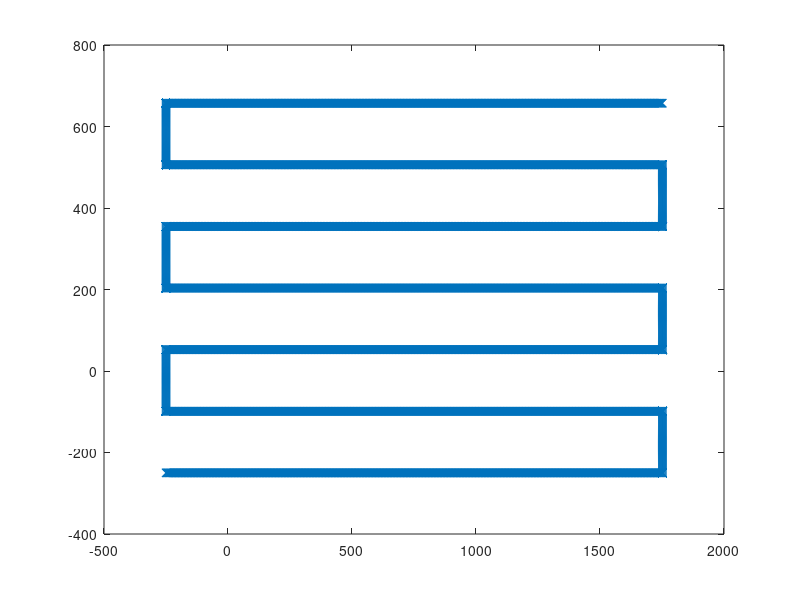
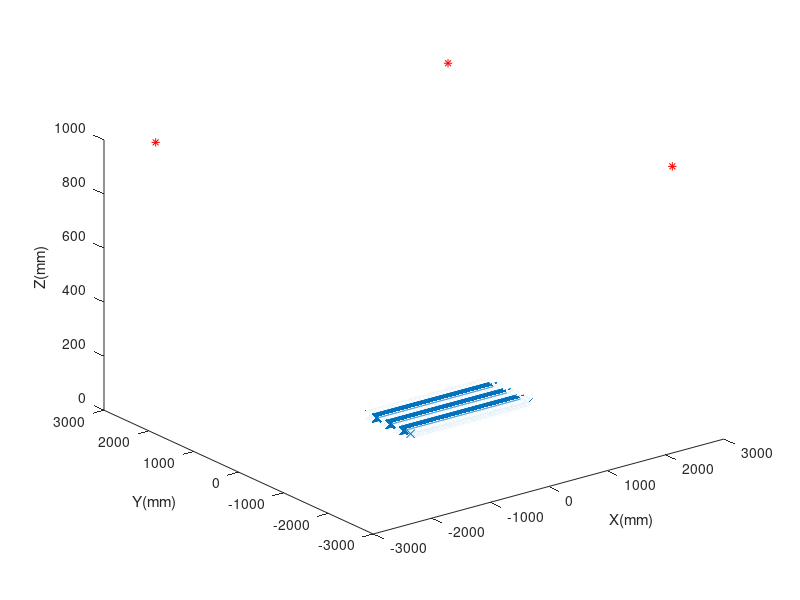
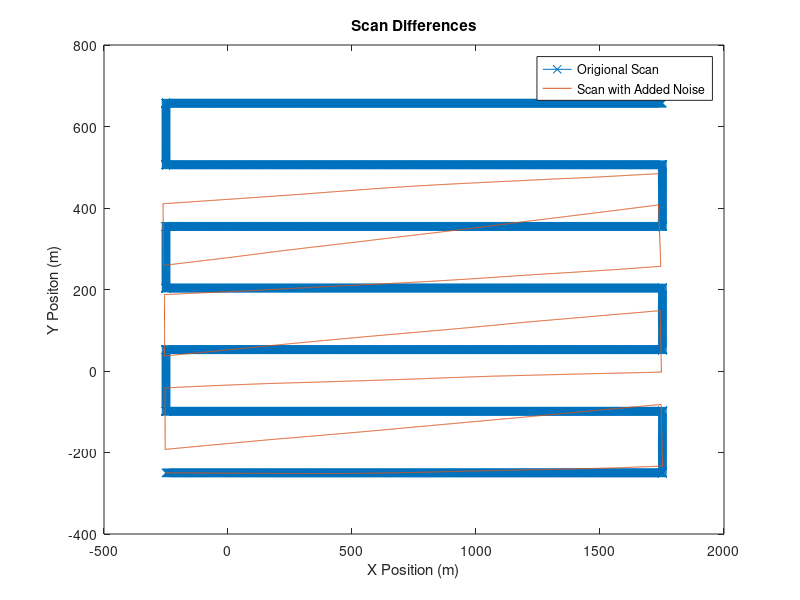
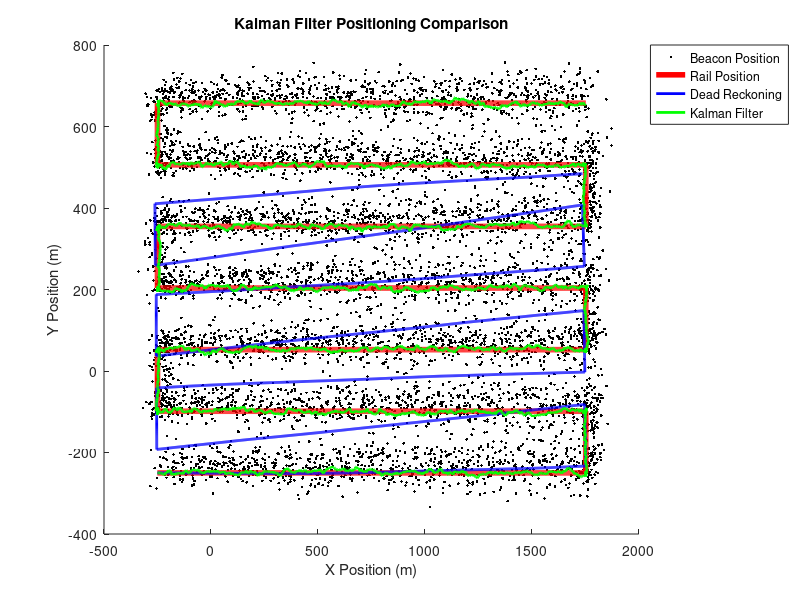

These figures' MATLAB source, in order:
clear ;
close all;
clc;

%%components

vMax = 24;
x_0 = -250;
y_0 = -250;
theta_0 = 0;
L = 115;
r = 12;
C = 2*pi*r;
x = x_0;
y = y_0;
theta = theta_0;
t = 0;
phiDot_1 = vMax;
phiDot_r = vMax;
fEnc = 10; %Hz
dtEnc = 1/fEnc; %encoder timestep
encVar = 0.1;

%beacon components
b1 = [2500, 2500, 1000];
b2 = [-2500, 2500, 1000];
b3 = [2500, -2500, 1000];
varBea = 1000;
rBeacons = 5000;
x_dot = @(vr, v1) (vr./2 + v1./2)* dtEnc;
y_dot = @(vr, v1) (vr./2 + v1./2)* dtEnc;
theta_dot = @(vr, v1) (1/L)*(vr-v1)* dtEnc;

%wheel speeds and plot ideal loc
count = 1;
x_pos(count, :) = x;
y_pos(count, :) = y;
theta_pos(count, :) = 0;



for ii = 1:7

x_0 = x;
y_0 = y;
theta_0 = 0;
passcount = count;
if ii < 7
if mod(ii,2) == 1

while abs(x-x_0)<2000
    count = count + 1;
    x = x + x_dot(phiDot_1, phiDot_r);
    x_pos(count,:) = x;
    wheel_speeds(count,:) = [phiDot_1 phiDot_r];
    y_pos(count,:) = y;
    theta_pos(count,:) = theta;
end

while theta - theta_0 < pi/2
count = count + 1;
theta = theta + theta_dot(vMax, -vMax);
theta_pos(count,:) = theta;
wheel_speeds(count,:) =[vMax -vMax];
x_pos(count,:) = x;
y_pos(count,:) = y;
end 

while (y-y_0)<150

    count = count+1;
     y = y + y_dot(vMax, vMax);
    y_pos(count,:) = y;
    wheel_speeds(count,:) = [vMax vMax];
    x_pos(count,:) = x;
    theta_pos(count,:) = theta;

end 

while theta - theta_0 < pi
count = count + 1;
theta = theta + theta_dot(vMax, -vMax);
theta_pos(count,:) = theta;
wheel_speeds(count,:) = [vMax -vMax];
x_pos(count,:) = x;
y_pos(count,:) = y;

end

else 

    while abs(x-x_0)<2000
    count = count + 1;
    x = x - x_dot(vMax, vMax);
    x_pos(count,:) = x;
    wheel_speeds(count,:) = [vMax vMax];
    y_pos(count,:) = y;
    theta_pos(count,:) = theta;

    end

while theta - theta_0 > pi/2
    count = count + 1;
theta = theta + theta_dot(-vMax, vMax);
theta_pos(count,:) = theta;
wheel_speeds(count,:) = [-vMax vMax];
x_pos(count,:) = x;
y_pos(count,:) = y;
end

while (y-y_0)<150

    count = count+1;
    y = y + y_dot(vMax, vMax);
    y_pos(count,:) = y;
    wheel_speeds(count,:) = [vMax vMax];
    x_pos(count,:) = x;
    theta_pos(count,:) = theta;
end

while theta - theta_0 > 0
    count = count + 1;
theta = theta + theta_dot(-vMax, vMax);
theta_pos(count,:) = theta;
wheel_speeds(count,:) = [-vMax vMax];
x_pos(count,:) = x;
y_pos(count,:) = y;

end
end

if ii == 7
end

else 

 while abs(x-x_0) < 2000

     count = count + 1;
    x = x + x_dot(phiDot_1, phiDot_r);
    x_pos(count,:) = x;
    wheel_speeds(count,:) = [phiDot_1 phiDot_r];
    y_pos(count,:) = y;
    theta_pos(count,:) = theta;

 end
end
end

pose_rail = [x_pos y_pos zeros(length(x_pos),1) theta_pos];

figure(1);
plot(x_pos, y_pos,'-x');


figure(2);
view(3);
hold on;
plot3(x_pos, y_pos, zeros(length(x_pos),1),'-x');
plot3(b1(1), b1(2), b1(3),'*r');
plot3(b2(1), b2(2), b2(3),'*r');
plot3(b3(1), b3(2), b3(3),'*r');
hold off;

xlabel('X(mm)');
ylabel('Y(mm)');
zlabel('Z(mm)');

%figure(3);
%subplot(1,2,1);
%plot(wheel_speeds(:,1));
%subplot(1,2,2);
%plot(wheel_speeds(:,2));

%% add spatial noise

enc_noise = @(encVar)sqrt(encVar)*randn(1);
x_dot = @(vr, v1,theta) (vr/2 + v1/2)*cos(theta) * dtEnc;
y_dot = @(vr, v1,theta) (vr/2 + v1/2)*sin(theta) * dtEnc;
theta_dot = @(vr, v1) (1/L)*(vr-v1)* dtEnc;

%% get speed errors 
for i = 1:length(wheel_speeds)
    encError(i,1) = enc_noise(encVar);
end
for i = 1:length(wheel_speeds)
    encError(i,2) = enc_noise(encVar);
end


%% new wheel speeds 

lw_e = wheel_speeds(:,2) + encError(:,2);
rw_e = wheel_speeds(:,1) + encError(:,1);


%% reinitialise 

xt = -250;
yt = -250;
theta = 0;

%figure(3)
for ii = 1:length(lw_e)

    pose_noise(ii,1:4) = [xt, yt, 0, theta];

    xt = pose_noise(ii,1) + x_dot(rw_e(ii), lw_e(ii), pose_noise(ii,4));
    yt = pose_noise(ii,2) + y_dot(rw_e(ii), lw_e(ii), pose_noise(ii,4));
    theta = pose_noise(ii,4) + theta_dot(rw_e(ii), lw_e(ii));

end

figure;
plot(x_pos, y_pos,'-x');
hold on;
plot(pose_noise(:,1), pose_noise(:,2));
title('Scan Differences');
xlabel('X Position (m)');
ylabel('Y Positon (m)');
legend('Origional Scan', 'Scan with Added Noise');

%% EKF

%from lecturinos

bea_dist_fun = @(x, y, z, b,varBea) sqrt((x - b(1)).^2 + (y - b(2)).^2 + (z - b(3)).^2) + sqrt(varBea)*randn(length(x),1);

dist_b1 = bea_dist_fun(pose_rail(:,1), pose_rail(:,2), pose_rail(:,3),b1,0);
dist_b2 = bea_dist_fun(pose_rail(:,1), pose_rail(:,2), pose_rail(:,3),b2,0);
dist_b3 = bea_dist_fun(pose_rail(:,1), pose_rail(:,2), pose_rail(:,3),b3,0);

dist_b1_noise = bea_dist_fun(pose_rail(:,1), pose_rail(:,2), pose_rail(:,3),b1,varBea);
dist_b2_noise = bea_dist_fun(pose_rail(:,1), pose_rail(:,2), pose_rail(:,3),b2,varBea);
dist_b3_noise = bea_dist_fun(pose_rail(:,1), pose_rail(:,2), pose_rail(:,3),b3,varBea);

posBeacons = [];

R = [varBea 0 0
    0 varBea 0
    0 0 varBea];


V = diag([1 1 1]);


Q = [encVar 0
    0 encVar];

P_ini = zeros(4,4);
P = P_ini;
X_kal = zeros(length(x_pos), 4);


%initial guess of state 

X_hat_prev = pose_rail(1,:);

for i = 1:length(x_pos)

    X_hat_minus = [X_hat_prev(1) + x_dot(rw_e(i), lw_e(i), X_hat_prev(4))
                   X_hat_prev(2) + y_dot(rw_e(i), lw_e(i), X_hat_prev(4))
                   X_hat_prev(3) 
                   X_hat_prev(4) + theta_dot(rw_e(i), lw_e(i))   ];





%process jacobian matrix

A = [1 0 0 -(1/L)*(rw_e(i) + lw_e(i))*sin(X_hat_prev(4))
     0 1 0 (1/L)*(rw_e(i) + lw_e(i))*cos(X_hat_prev(4))
     0 0 1 0
     0 0 0 1];

W = [cos(X_hat_prev(4))*dtEnc/2 (L/2)*sin(X_hat_prev(4))*dtEnc
     (L/2)*cos(X_hat_prev(4))*dtEnc (L/2)*sin(X_hat_prev(4))*dtEnc
     0   0 
     (dtEnc/L)     (dtEnc/L)];

L1 = sqrt((X_hat_minus(1) - b1(1))^2 + (X_hat_minus(2) - b1(2))^2 + (X_hat_minus(3) - b1(3))^2);
L2 = sqrt((X_hat_minus(1) - b2(1))^2 + (X_hat_minus(2) - b2(2))^2 + (X_hat_minus(3) - b2(3))^2);
L3 = sqrt((X_hat_minus(1) - b3(1))^2 + (X_hat_minus(2) - b3(2))^2 + (X_hat_minus(3) - b3(3))^2);

%noise pts (b1 noise - b2 noise => x axis approx, b1 noise - b3 noise => y axis approx)
xBeacon(i) = ((dist_b1_noise(i)^2 - dist_b2_noise(i)^2 + rBeacons^2)/(2*rBeacons) - 973.421);
yBeacon(i) = ((dist_b1_noise(i)^2 - dist_b3_noise(i)^2 + rBeacons^2)/(2*rBeacons) - 2075.919);

%measurement Jacobian

H = [ (X_hat_minus(1) - b1(1))/ L1  (X_hat_minus(2) - b1(2))/ L1  (X_hat_minus(3) - b1(3))/ L1  0
      (X_hat_minus(1) - b2(1))/ L2  (X_hat_minus(2) - b2(2))/ L2  (X_hat_minus(3) - b2(3))/ L2  0
      (X_hat_minus(1) - b3(1))/ L3  (X_hat_minus(2) - b3(2))/ L3  (X_hat_minus(3) - b3(3))/ L3  0];



z = [dist_b1_noise(i)
     dist_b2_noise(i)
     dist_b3_noise(i)];

h = [ bea_dist_fun(X_hat_minus(1), X_hat_minus(2), X_hat_minus(3), b1,0);
      bea_dist_fun(X_hat_minus(1), X_hat_minus(2), X_hat_minus(3), b2,0)
      bea_dist_fun(X_hat_minus(1), X_hat_minus(2), X_hat_minus(3), b3,0)];

% kalman filter implementation 
P = A*P*A' + W*Q*W';
K = P*H'*inv(H*P*H' + V*R*V');

%ekf correction

X_hat = X_hat_minus + K*(z - h);
X_kal(i,1:4) = X_hat(1:4)';
P = (eye(4) - K*H) * P;

X_hat_prev = X_hat;

end

figure(4);
hold on;
plot(xBeacon,yBeacon,'k.');
plot(x_pos,y_pos,'r','LineWidth',4)
plot(pose_noise(:,1), pose_noise(:,2), 'b','LineWidth',2)
plot(X_kal(:,1),X_kal(:,2),'g','LineWidth', 2)

%plot(posBeacons(:,1), posBeacons(:,2), 'k.');

title('Kalman Filter Positioning Comparison');
xlabel('X Position (m)');
ylabel('Y Position (m)');
legend('Beacon Position', 'Rail Position', 'Dead Reckoning', 'Kalman Filter', 'Location', 'bestoutside');





